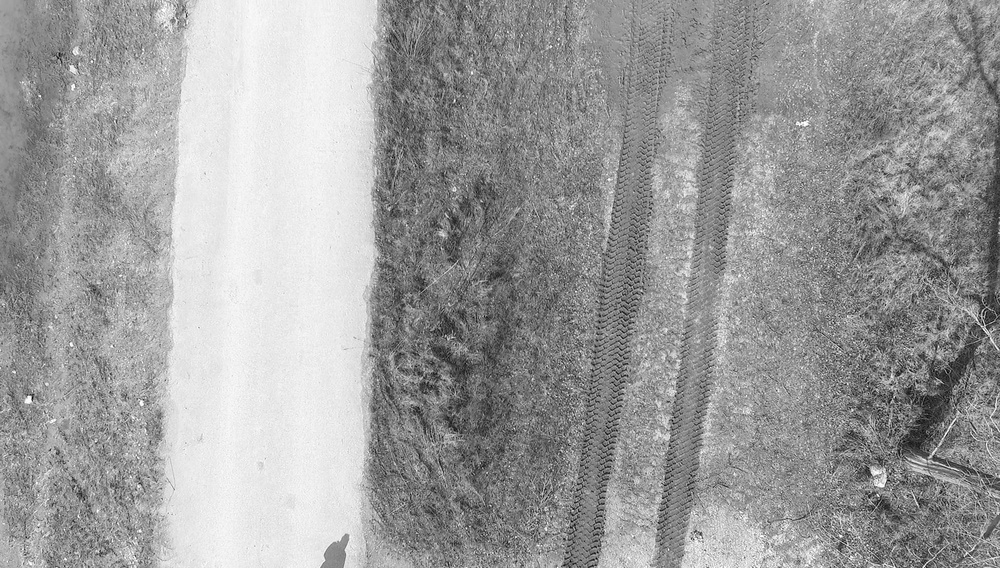
#> input picture opencv/hist1.jpeg, 1000 x 568 px, shrunk from 1920 x 1090 before the run
$ jupyter execute --allow-errors Histogram-specification.ipynb
#> lines starting #> are read from the running program, lines starting #| are printed output that depends on the picture; after the words box and inside, x2 and y2 are one past the last pixel; in counts of white or black regions, pixels touching at a corner belong together
[cell 1]
import numpy as np
import cv2 as cv
from matplotlib import pyplot as plt
from skimage.exposure import cumulative_distribution

[cell 2]
def cdf(im):
 '''
 computes the CDF of an image im as 2D numpy ndarray
 '''
 c, b = cumulative_distribution(im)
 # pad the beginning and ending pixels and their CDF values
 c = np.insert(c, 0, [0]*b[0])
 c = np.append(c, [1]*(255-b[-1]))
 return c

[cell 3]
def hist_matching(c, c_t, im):
 '''
 c: CDF of input image computed with the function cdf()
 c_t: CDF of template image computed with the function cdf()
 im: input image as 2D numpy ndarray
 returns the modified pixel values
 '''
 pixels = np.arange(256)
 # find closest pixel-matches corresponding to the CDF of the input image, given the value of the CDF H of
 # the template image at the corresponding pixels, s.t. c_t = H(pixels) <=> pixels = H-1(c_t)
 new_pixels = np.interp(c, c_t, pixels)
 im = (np.reshape(new_pixels[im.ravel()], im.shape)).astype(np.uint8)
 return im

[cell 4]
img = cv.imread('hist1.jpeg')
#> img is the input picture: shape (568, 1000, 3); min 0, max 255, mean 156.7
img1 = cv.imread('hist2.jpeg')
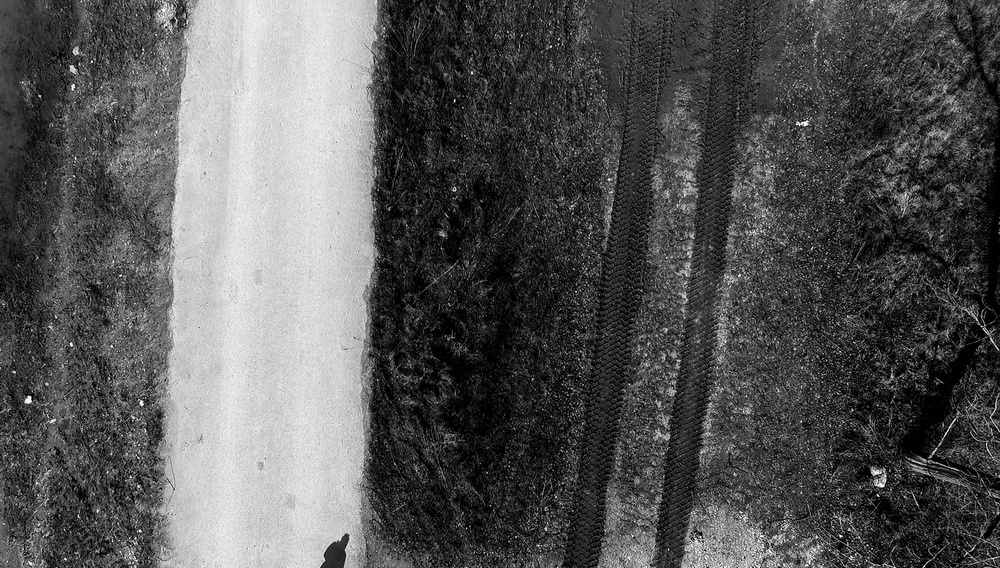
#> input picture opencv/hist2.jpeg, 1000 x 568 px, shrunk from 1920 x 1090 before the run
#> img1 is the input picture: shape (568, 1000, 3); min 0, max 255, mean 86.2
cdf1 = cdf(img)
#> in cdf, `c, b = cumulative_distribution(im)`: c = 256 values from 3.52e-06 to 1; b = 256 values from 0 to 255
#> cdf1 = 256 values from 3.52e-06 to 1

#> (a cell that did not finish here is left out)

#> in hist_matching, `new_pixels = np.interp(c, c_t, pixels)`:
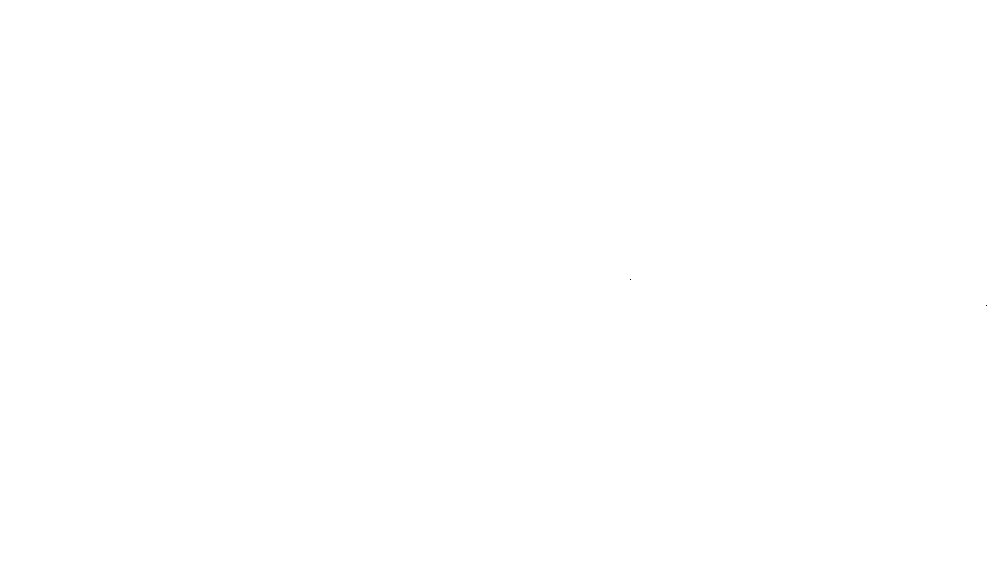
#> new_pixels: shape (568, 1000, 3) float64; 100% white; black in thin lines or dots, all inside (x1, y1, x2, y2) = (630, 279, 987, 306)
